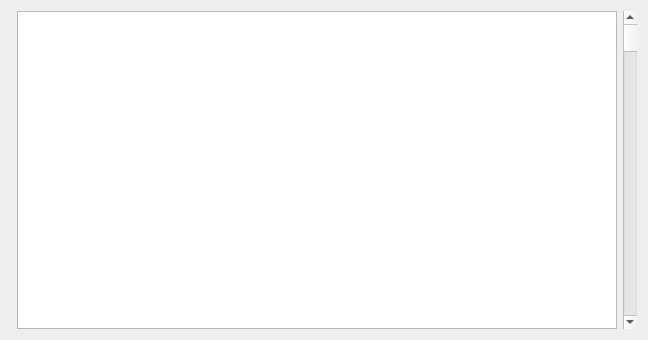
<?xml version="1.0" encoding="UTF-8"?>
<ui version="4.0">
 <class>QTextEditLineNumber</class>
 <widget class="QWidget" name="QTextEditLineNumber">
  <property name="geometry">
   <rect>
    <x>0</x>
    <y>0</y>
    <width>648</width>
    <height>340</height>
   </rect>
  </property>
  <property name="windowTitle">
   <string>Form</string>
  </property>
  <layout class="QHBoxLayout" name="horizontalLayout">
   <item>
    <widget class="QWidget" name="lineNumberArea" native="true"/>
   </item>
   <item>
    <widget class="QTextEdit" name="textArea"/>
   </item>
   <item>
    <widget class="QScrollBar" name="scrollBar">
     <property name="orientation">
      <enum>Qt::Vertical</enum>
     </property>
    </widget>
   </item>
  </layout>
 </widget>
 <resources/>
 <connections/>
</ui>
